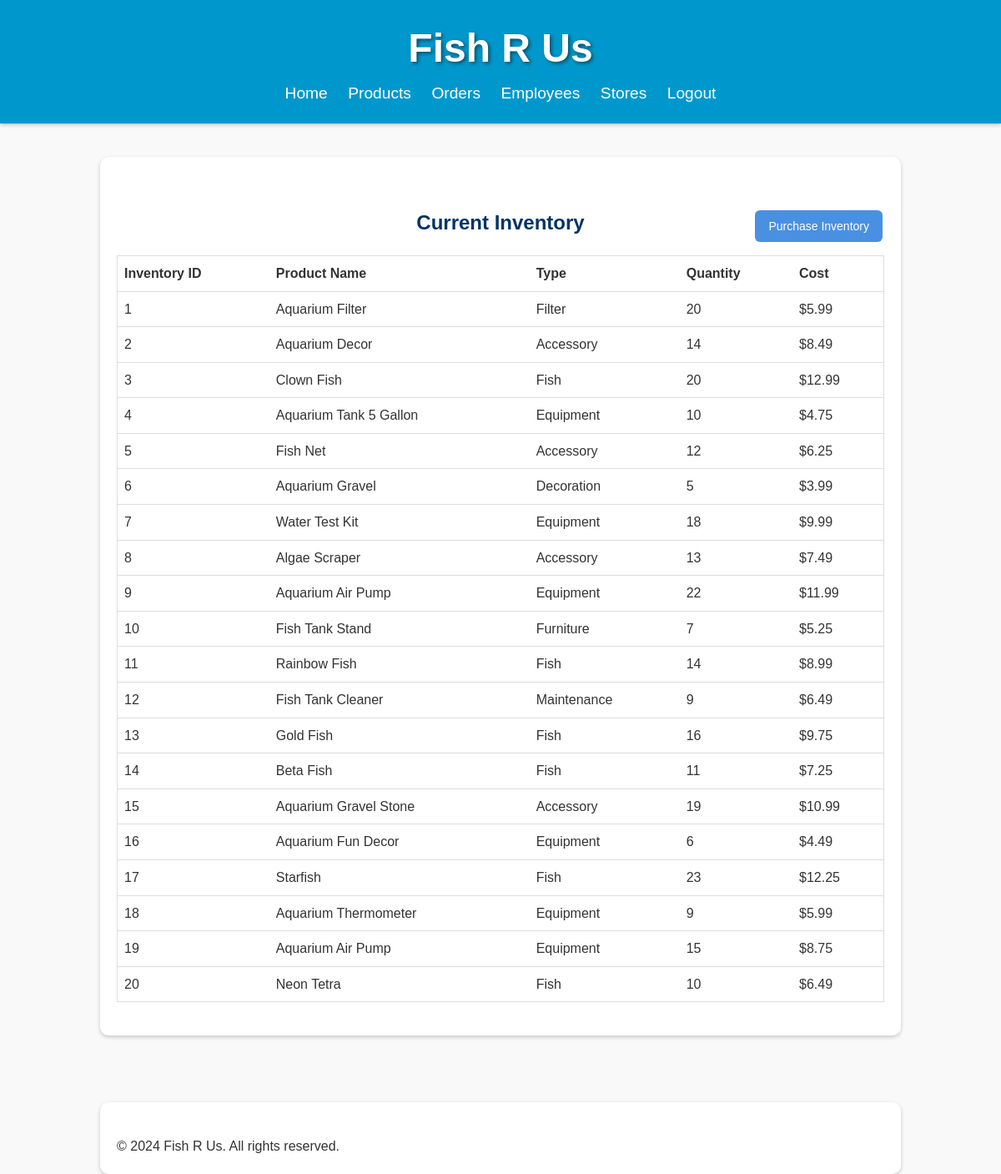
/Inventory.php (signed in), run on the app's committed database.
### tables this page shows
CREATE TABLE IF NOT EXISTS `inventory` (
  `Inventory_ID` int NOT NULL AUTO_INCREMENT,
  `Product_ID` int NOT NULL,
  `Vendor_ID` int NOT NULL,
  `Store_ID` int NOT NULL,
  `Date` date NOT NULL,
  `Quantity` int NOT NULL,
  `Cost` float NOT NULL,
  PRIMARY KEY (`Inventory_ID`)
);

CREATE TABLE IF NOT EXISTS `products` (
  `Product_ID` int NOT NULL AUTO_INCREMENT,
  `Image Source` varchar(250) NOT NULL,
  `Product Name` varchar(50) NOT NULL,
  `Product Description` varchar(250) NOT NULL,
  `Product Price` float NOT NULL,
  `Type` varchar(20) NOT NULL,
  `Vendor_ID` int NOT NULL,
  PRIMARY KEY (`Product_ID`)
);

### Inventory.php (the view, shortened to what this page needs)
<!DOCTYPE html>
<?php
require_once 'checksession.php';
?>
<html lang="en">
<head>
    <link rel="stylesheet" href="styles.css">
</head>
<body>
    <header>
        <h1>Fish R Us</h1>
        <nav>
            <ul>
                <li><a href="Homepage.php">Home</a></li>
                <li><a href="Products.php">Products</a></li>
                <li><a href="Orders.php">Orders</a></li>
                <li><a href="Employees.php">Employees</a></li>
                <li><a href="Stores.php">Stores</a></li>
                <li><a href="Logout.php">Logout</a></li>
            </ul>
        </nav>
    </header>
    <section id="inventory">
        <div class="container">
            <div class="table-container">
                <h2 style="text-align: center;">Current Inventory</h2>
                <a href="Purchase_Inventory.php" class="purchase-button">Purchase Inventory</a>
                <table>
                    <thead>
                        <tr>
                            <th>Inventory ID</th>
                            <th>Product Name</th>
                            <th>Type</th>
                            <th>Quantity</th>
                            <th>Cost</th>
                        </tr>
                    </thead>
                    <tbody>
                        <?php
                        $conn = new mysqli($hn, $un, $pw, $db);
                        $query = "SELECT i.Inventory_ID, p.`Product Name`, p.Type, i.Quantity, i.Cost
						FROM inventory i
						JOIN products p ON i.Product_ID = p.Product_ID";
						                        $result = $conn->query($query);
                        if ($result->num_rows > 0) {
                            while ($row = $result->fetch_assoc()) {
                                echo "<tr>";
                                echo "<td>" . $row['Inventory_ID'] . "</td>";
                                echo "<td>" . $row['Product Name'] . "</td>";
                                echo "<td>" . $row['Type'] . "</td>";
                                echo "<td>" . $row['Quantity'] . "</td>";
                                echo "<td>$" . $row['Cost'] . "</td>";
                                echo "</tr>";
                            }
                        } else {
                            echo "<tr><td colspan='5'>No inventory records found</td></tr>";
                        }
                        ?>
                    </tbody>
                </table>
            </div>
        </div>
    </section>
    <div class="container">
        <p>&copy; 2024 Fish R Us. All rights reserved.</p>
    </div>
</body>
</html>

### styles.css (style rules this page uses)
* { margin: 0; padding: 0; box-sizing: border-box; }
body { font-family: Arial, sans-serif; line-height: 1.6; background-color: #f9f9f9; color: #333; }
header { background-color: #0098CC; color: #fff; padding: 20px 0; text-align: center; box-shadow: 0 1px 5px rgba(0, 0, 0, 0.3); }
header h1 { font-size: 3em; text-shadow: 2px 2px 4px rgba(0, 0, 0, 0.5); }
nav ul { list-style: none; }
nav ul li { display: inline; margin: 0 10px; }
nav ul li a { color: #fff; text-decoration: none; font-size: 1.2em; }
.container { width: 80%; margin: auto; padding: 20px; background-color: #fff; border-radius: 10px; box-shadow: 0 2px 5px rgba(0, 0, 0, 0.2); padding-top: 40px; }
section { padding: 40px 0; margin-bottom: 40px; }
section h2 { margin-bottom: 20px; color: #003366; }

### Inventory.php (style rules this page uses)
.table-container { width: auto; margin: 20px auto; position: relative; }
table { width: 100%; border-collapse: collapse; border: 1px solid #ddd; }
th, td { padding: 8px; text-align: left; border-bottom: 1px solid #ddd; }
.purchase-button { background-color: #4a90e2; border: none; color: white; padding: 8px 16px; text-align: center; text-decoration: none; display: inline-block; font-size: 14px; margin: 4px 2px; cursor: pointer; border-radius: 6px; position: absolute; top: 0; right: 0; }

### data on the page
inventory: Inventory_ID "1", Product_ID "Aquarium Filter", Product_ID.Type "Filter", Quantity "20", Cost "5.99"
inventory: Inventory_ID "2", Product_ID "Aquarium Decor", Product_ID.Type "Accessory", Quantity "14", Cost "8.49"
inventory: Inventory_ID "3", Product_ID "Clown Fish", Product_ID.Type "Fish", Quantity "20", Cost "12.99"
inventory: Inventory_ID "4", Product_ID "Aquarium Tank 5 Gallon", Product_ID.Type "Equipment", Quantity "10", Cost "4.75"
inventory: Inventory_ID "5", Product_ID "Fish Net", Product_ID.Type "Accessory", Quantity "12", Cost "6.25"
inventory: Inventory_ID "6", Product_ID "Aquarium Gravel", Product_ID.Type "Decoration", Quantity "5", Cost "3.99"
inventory: Inventory_ID "7", Product_ID "Water Test Kit", Product_ID.Type "Equipment", Quantity "18", Cost "9.99"
inventory: Inventory_ID "8", Product_ID "Algae Scraper", Product_ID.Type "Accessory", Quantity "13", Cost "7.49"
inventory: Inventory_ID "9", Product_ID "Aquarium Air Pump", Product_ID.Type "Equipment", Quantity "22", Cost "11.99"
inventory: Inventory_ID "10", Product_ID "Fish Tank Stand", Product_ID.Type "Furniture", Quantity "7", Cost "5.25"
inventory: Inventory_ID "11", Product_ID "Rainbow Fish", Product_ID.Type "Fish", Quantity "14", Cost "8.99"
inventory: Inventory_ID "12", Product_ID "Fish Tank Cleaner", Product_ID.Type "Maintenance", Quantity "9", Cost "6.49"
inventory: Inventory_ID "13", Product_ID "Gold Fish", Product_ID.Type "Fish", Quantity "16", Cost "9.75"
inventory: Inventory_ID "14", Product_ID "Beta Fish", Product_ID.Type "Fish", Quantity "11", Cost "7.25"
inventory: Inventory_ID "15", Product_ID "Aquarium Gravel Stone", Product_ID.Type "Accessory", Quantity "19", Cost "10.99"
inventory: Inventory_ID "16", Product_ID "Aquarium Fun Decor", Product_ID.Type "Equipment", Quantity "6", Cost "4.49"
inventory: Inventory_ID "17", Product_ID "Starfish", Product_ID.Type "Fish", Quantity "23", Cost "12.25"
inventory: Inventory_ID "18", Product_ID "Aquarium Thermometer", Product_ID.Type "Equipment", Quantity "9", Cost "5.99"
inventory: Inventory_ID "19", Product_ID "Aquarium Air Pump", Product_ID.Type "Equipment", Quantity "15", Cost "8.75"
inventory: Inventory_ID "20", Product_ID "Neon Tetra", Product_ID.Type "Fish", Quantity "10", Cost "6.49"
